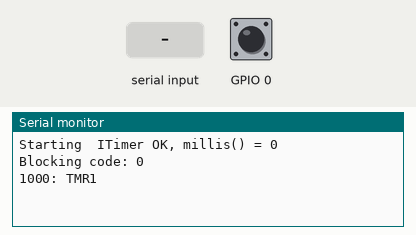
This program was run on a simulated ESP8266 (NodeMCU). Shown: the last lines printed to the serial monitor. Inputs (shaded band) come from the test bench; at power-on: GPIO 0 HIGH.

Above: at 1.2 s.
1.3 s: GPIO 0 pulled LOW for 0.15 s
At 1.7 s:
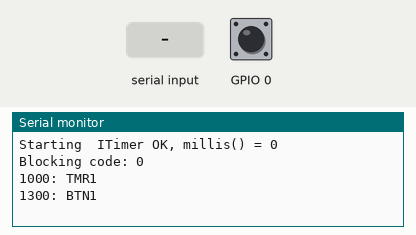
2.9 s: "1" received over Serial
4.5 s: GPIO 0 pulled LOW for 1 s
At 4.81 s:
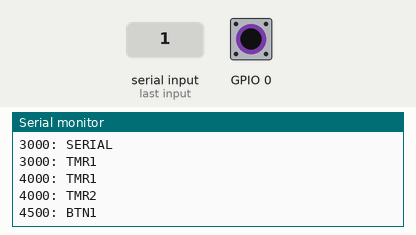
7.0 s: "0" received over Serial
At 7.8 s:
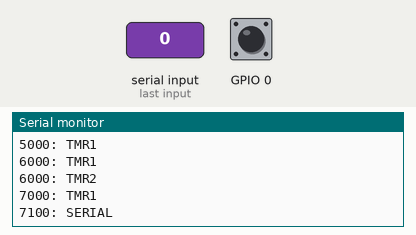
Timing chart, 0 to 9.5 s (numbered marks = the images above; inputs shaded):
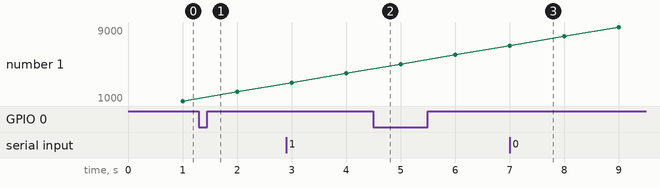

The program:

main.cpp
```cpp
#include <Arduino.h>
#include <SPI.h>

// needed to switch off the wifi module.
#if defined(ESP8266)
  #include <ESP8266WiFi.h>
#elif defined(ESP32)
  #include <WiFi.h>
#endif

// 3rd party libraries for hardware timers
// https://github.com/khoih-prog/ESP8266TimerInterrupt
// https://github.com/khoih-prog/ESP32TimerInterrupt
#define USING_TIM_DIV16          true           // for medium time and medium accurate timer

#if defined(ESP8266)
  #include "ESP8266TimerInterrupt.h"
  #include "ESP8266_ISR_Timer.h"
  ESP8266Timer ITimer;
  ESP8266_ISR_Timer ISR_Timer;
#elif defined(ESP32)
  #include "ESP32TimerInterrupt.h"
  ESP32Timer ITimer(1);
  ESP32_ISR_Timer ISR_Timer;
#elif defined(STM32)
  #include "STM32TimerInterrupt.h"
  #include "STM32_ISR_Timer.h"
  STM32Timer ITimer(TIM1);
  STM32_ISR_Timer ISR_Timer;
#endif

#if defined(ESP8266)
  void IRAM_ATTR TimerHandler()
  {
    ISR_Timer.run();
  }
#elif defined(ESP32)
  bool IRAM_ATTR TimerHandler(void * timerNo)
  {
    ISR_Timer.run();
    return true;
  }
#elif defined(STM32)
  void TimerHandler()
  {
    ISR_Timer.run();
  }
#endif

void tmr0ISR(){
  if (Serial.available() > 0){
    while (Serial.available()) Serial.read();
    Serial.print(millis());
    Serial.println(": SERIAL");
  }
}

void tmr1ISR(){
  Serial.print(millis());
  Serial.println(": TMR1");
}

void tmr2ISR(){
  Serial.print(millis());
  Serial.println(": TMR2");
}

uint32_t lastPress = 0;

#if defined(STM32)
  void btn1ISR(){
    if (millis()-lastPress > 100) {
      lastPress = millis();
      Serial.print(millis());
      Serial.println(": BTN1");
    }

  }
#else
  void IRAM_ATTR btn1ISR(){
    if (millis()-lastPress > 100) {
      lastPress = millis();
      Serial.print(millis());
      Serial.println(": BTN1");
    }

  }
#endif


#define TIMER_INTERVAL_MS        50L
#define TIMER0_INTERVAL             100L
#define TIMER1_INTERVAL             1000L
#define TIMER2_INTERVAL             2000L

void setup() {

  #if defined (ESP8266)|| defined(ESP32)
    // Make sure WiFi isn't doing anything weird in the background
    WiFi.mode(WIFI_OFF);
  #endif

  // This is hardware serial and should default to TX0, RX0. I believe the ELRS receiver TX RX pins are connected to these.
  Serial.begin(57600);

  // Start the hardware timers and set iterrupts
  if (ITimer.attachInterruptInterval(TIMER_INTERVAL_MS * 1000, TimerHandler))
  {
    Serial.print(F("Starting  ITimer OK, millis() = ")); Serial.println(millis());
  }
  else
  {
    Serial.println(F("Can't set ITimer correctly. Select another freq. or interval"));
  }

  ISR_Timer.setInterval(TIMER0_INTERVAL, tmr0ISR);
  ISR_Timer.setInterval(TIMER1_INTERVAL, tmr1ISR);
  ISR_Timer.setInterval(TIMER2_INTERVAL, tmr2ISR);

  // Attach an interrupt to detect button presses
  // Resues the Flash button on the NodeMCU V3 board
  pinMode(0, INPUT_PULLUP);
  attachInterrupt(digitalPinToInterrupt(0), btn1ISR, FALLING);

  // Not really testing SPI, but tests the imports
  SPI.begin();
  #ifndef STM32
    SPI.setHwCs(true);
    SPI.setFrequency(10000000);
  #endif
  SPI.setBitOrder(MSBFIRST);
  SPI.setDataMode(SPI_MODE0);

}

void loop() {

  // Basically blocking 100% of the time
  // Show's the interrupts are doing what they are supposed to
  Serial.print("Blocking code: ");
  Serial.println(millis());
  delay(10000);

}
```

Measured:
- after the input at 1.3 s, the serial monitor: prints a new line at once (image 1)
- after the input at 4.5 s, the serial monitor: prints a new line at once (image 2)
- after the input at 7.0 s, the serial monitor: prints a new line after 0.10 s (image 3)
